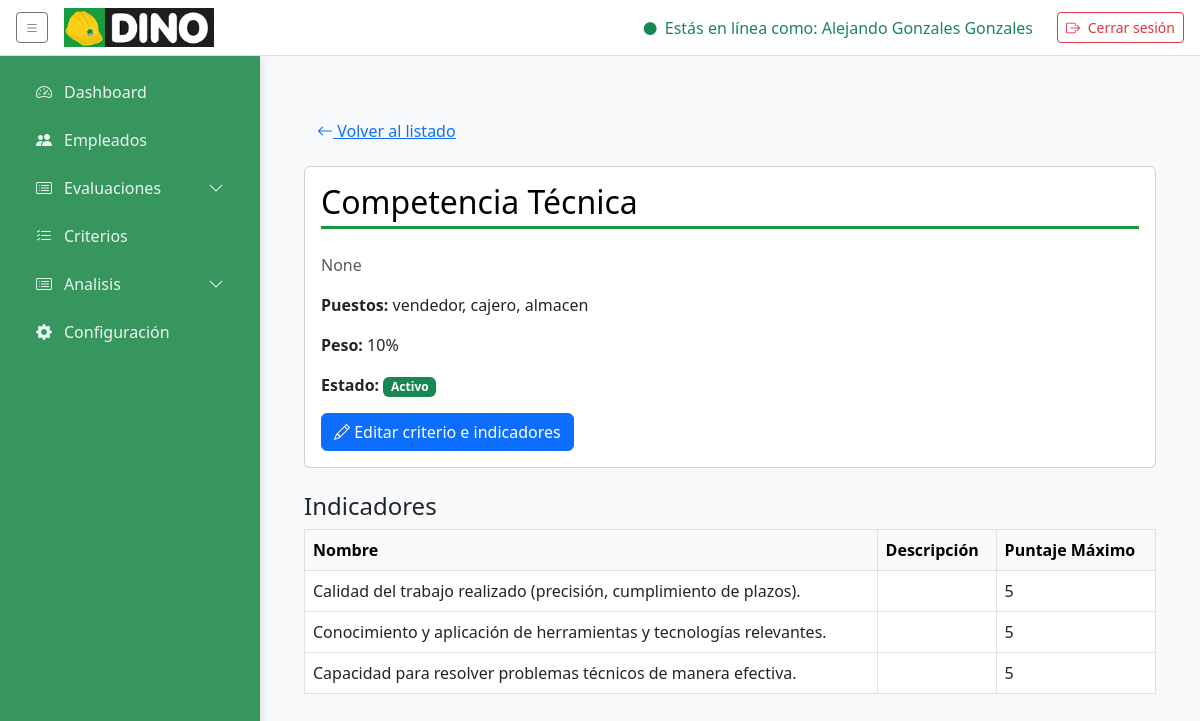
/criterios/7/ (signed in), run on an earlier commit of the app's database.
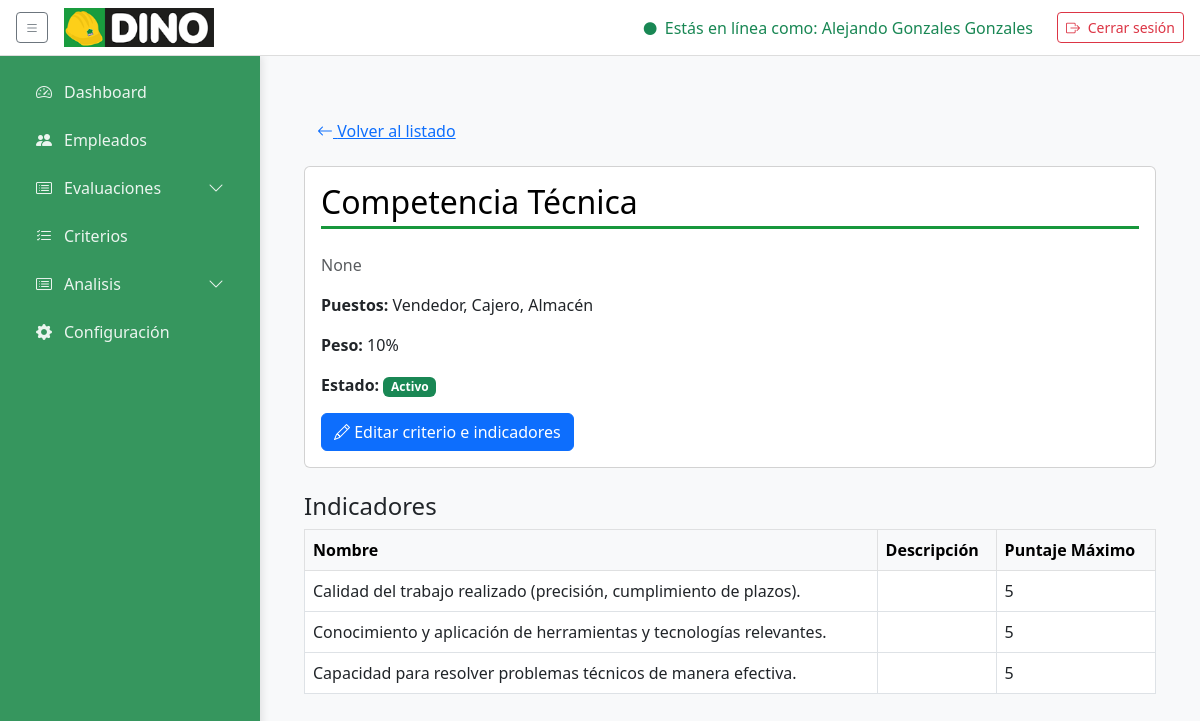
And on a later commit of the database.
### core/models.py (models this page shows, shortened)
class Puesto(models.Model):
    nombre = models.CharField(max_length=50, unique=True)
    descripcion = models.TextField(blank=True, null=True)

### core/views.py (the view)
# urls.py: path('criterios/<int:pk>/',           views.detalle_criterio, name='detalle_criterio'),
@login_required
def detalle_criterio(request, pk):
    criterio = get_object_or_404(Criterio, pk=pk)
    indicadores = criterio.indicadores.all()
    return render(request, 'criterios/detalle_criterio.html', {
        'criterio':    criterio,
        'indicadores': indicadores,
    })

### templates/criterios/detalle_criterio.html (shortened to what this page needs)
{% extends "base/base.html" %}
{% load static %}
{% block content %}
<!DOCTYPE html>
<html lang="es">
<head>
  <link href="https://cdn.jsdelivr.net/npm/bootstrap@5.3.0/dist/css/bootstrap.min.css" rel="stylesheet">
  <link href="https://cdn.jsdelivr.net/npm/bootstrap-icons@1.10.5/font/bootstrap-icons.css" rel="stylesheet">
</head>
<body class="bg-light">
  <div class="container py-4">
    <a href="{% url 'lista_criterios' %}" class="btn btn-link mb-3">
      <i class="bi bi-arrow-left"></i> Volver al listado
    </a>
    <div class="card mb-4">
      <div class="card-body">
        <h2 class="card-title">{{ criterio.nombre }}</h2>
        <p class="card-text text-muted">{{ criterio.descripcion }}</p>
        <p><strong>Puestos:</strong>
          {% for p in criterio.puestos.all %}{{ p.nombre }}{% if not forloop.last %}, {% endif %}{% endfor %}
        </p>
        <p><strong>Peso:</strong> {{ criterio.peso }}%</p>
        <p><strong>Estado:</strong>
          {% if criterio.estado == 'Activo' %}
            <span class="badge bg-success">Activo</span>
          {% else %}
            <span class="badge bg-secondary">Inactivo</span>
          {% endif %}
        </p>
        <a href="{% url 'editar_criterio' criterio.pk %}" class="btn btn-primary">
          <i class="bi bi-pencil"></i> Editar criterio e indicadores
        </a>
      </div>
    </div>
    <h4>Indicadores</h4>
    <table class="table table-bordered">
      <thead class="table-light">
        <tr>
          <th>Nombre</th>
          <th>Descripción</th>
          <th>Puntaje Máximo</th>
        </tr>
      </thead>
      <tbody>
        {% for ind in indicadores %}
        <tr>
          <td>{{ ind.nombre }}</td>
          <td>{{ ind.descripcion }}</td>
          <td>{{ ind.max_puntaje }}</td>
        </tr>
        {% empty %}
        <tr>
          <td colspan="3" class="text-center text-muted">
            No hay indicadores asociados.
          </td>
        </tr>
        {% endfor %}
      </tbody>
    </table>
  </div>
</body>
</html>
{% endblock %}

What changed in the data, as far as the page shows it:
changed Puesto: nombre "vendedor" → "Vendedor"
changed Puesto: nombre "cajero" → "Cajero"
changed Puesto: nombre "almacen" → "Almacén"
